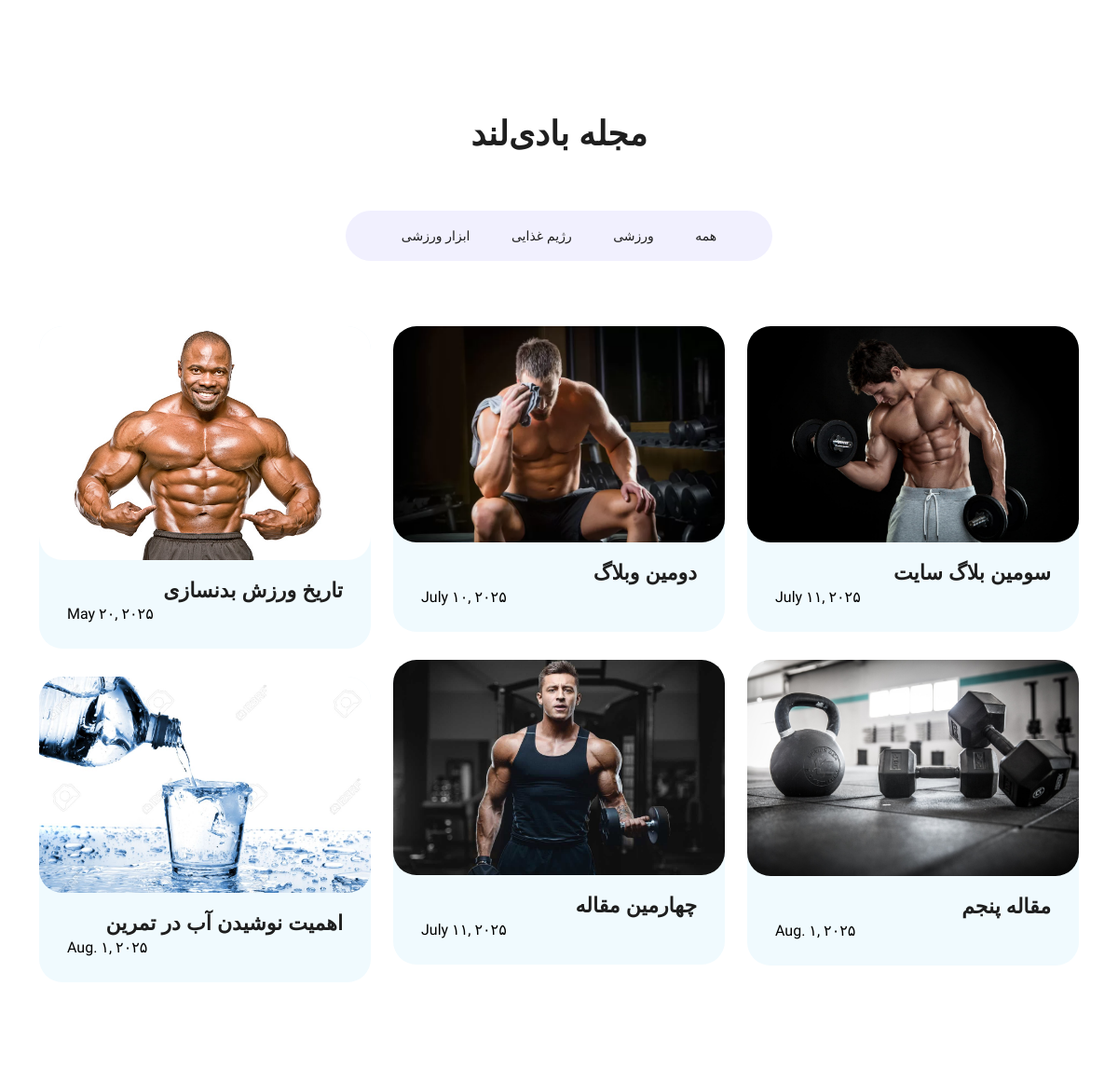
Before: /home/ (middle part) with the older database file.
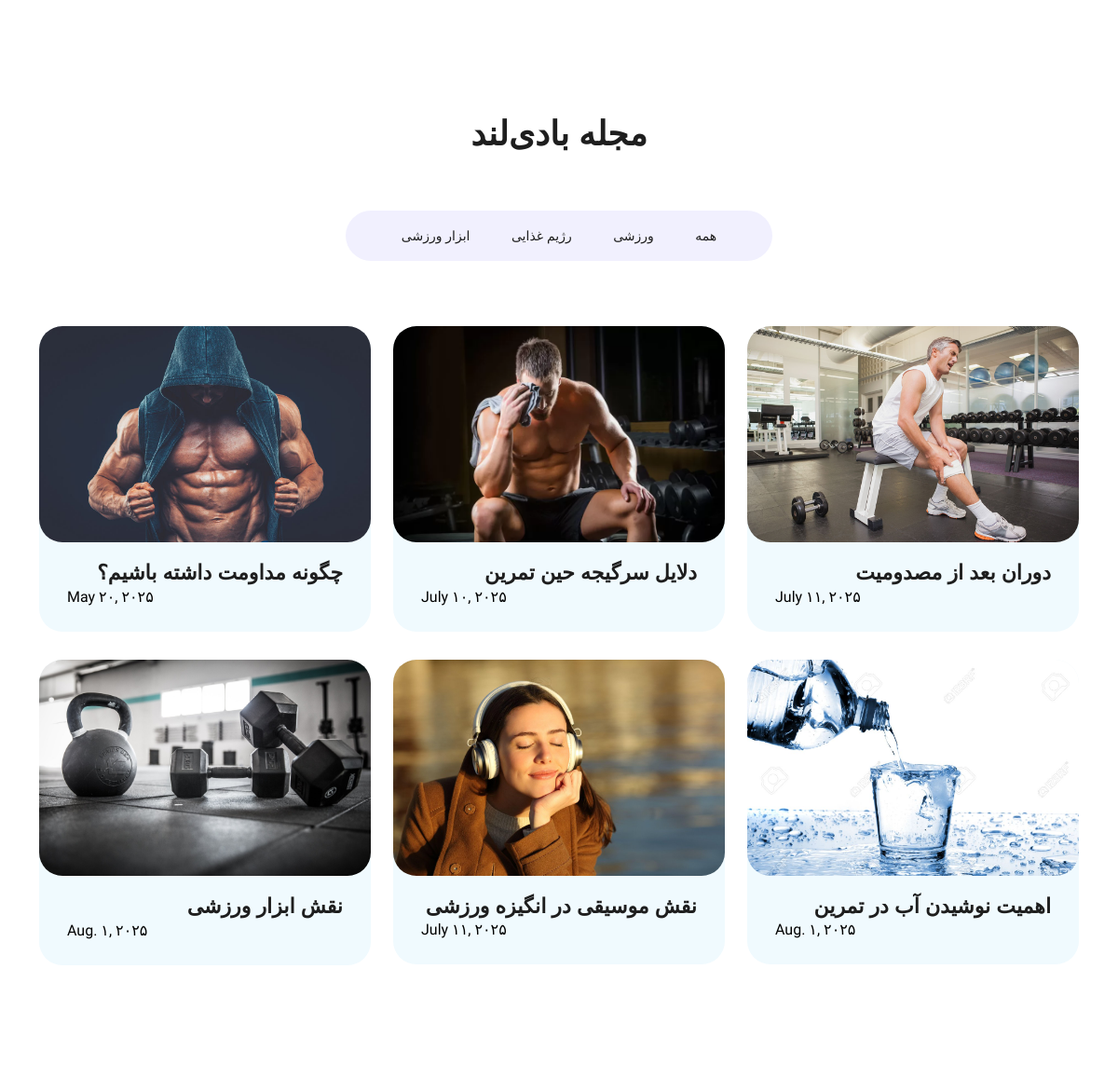
After: the same page with the newer database file.
### blog/models.py (models this page shows, shortened)
class Post(models.Model):
    CATEGORY_TYPE = (
        ('sport', 'ورزشی'),
        ('Diet', 'رژیم غذایی'),
        ('tools', 'ابزار ورزشی'),
    )
    STATUS = (
        ("draft",'Draft'),
        ("published",'Published'),
    )
    author = models.ForeignKey(User, on_delete=models.CASCADE, related_name="blog_posts")
    slug = models.SlugField(max_length=250, unique_for_date="published_at")
    title = models.CharField(max_length=250)
    body = models.TextField()
    created_at = models.DateTimeField(auto_now_add=True)
    published_at = models.DateField(default=timezone.now)
    updated_at = models.DateTimeField(auto_now=True)
    status = models.CharField(max_length=10,choices=STATUS,default='draft')
    image = models.ImageField(upload_to='image/', null=True, blank=True)
    video = models.FileField(upload_to='video/', null=True, blank=True)
    category = models.CharField(max_length=20, choices=CATEGORY_TYPE,default='sport')
    class Meta:
        ordering = ('published_at',)

### blog/views.py (the view)
# urls.py: path("",views.blog_list,name="blog_list"),
def blog_list(request):
    blog_list = Post.objects.all().order_by('-created_at')
    course_list = Course.objects.all()
    context = {
        "posts" : blog_list,
        "courses": course_list
    }
    return render(request,"blog/home.html",context)

### bodyland/context_processors.py (called while the page is built)
def user_context(request):
    return {
        'is_logged_in': request.user.is_authenticated,
        'username': request.user.username if request.user.is_authenticated else ''
    }

### blog/templates/blog/home.html (shortened to what this page needs)
{% extends 'base.html' %}
{% load static %}
{% load humanize %}
{% block body_class %}home-page{% endblock %}
{% block content %}
  <body>
    <section class="section courses" id="blogs">
      <div class="container">
        <div class="row">
          <div class="col-lg-12 text-center">
            <div class="section-heading">
              <h2>مجله بادی‌لند</h2>
            </div>
          </div>
        </div>
        <ul class="event_filter">
          <li>
            <a href="#!" data-filter=".tools">ابزار ورزشی</a>
          </li>
          <li>
            <a href="#!" data-filter=".Diet">رژیم غذایی</a>
          </li>
          <li>
            <a href="#!" data-filter=".sport">ورزشی</a>
          </li>
          <li>
            <a class="is_active" href="#!" data-filter="*">همه</a>
          </li>
        </ul>
        <div class="row event_box">
          {% for post in posts reversed %}
            <div class="col-lg-4 col-md-6 align-self-center mb-30 event_outer {{ post.category }}">
              <a href="{% url 'blog:blog_detail' post.id %}">
                <div class="events_item">
                  <div class="thumb">
                    <img src="{{ post.image.url }}" alt="" />
                  </div>
                  <div class="down-content">
                    <h4 style="direction: rtl; text-align:right">{{ post.title }}</h4>
                    <span class="published_at" style="color: black;">{{ post.published_at }}</span>
                  </div>
                </div>
              </a>
            </div>
          {% endfor %}
        </div>
      </div>
    </section>
  </body>
{% endblock %}

### templates/base.html (shortened to what this page needs)
{% load static %}
<!DOCTYPE html>
<html lang="en">
  <head>
    <link rel="stylesheet" href="https://cdn.jsdelivr.net/npm/yekan-font@1.0.0/css/yekan-font.min.css" />
    <link href="{% static 'vendor/bootstrap/css/bootstrap.min.css' %}" rel="stylesheet" />
    <link rel="stylesheet" href="{% static 'assets/css/fontawesome.css' %}" />
    <link rel="stylesheet" href="{% static 'assets/css/style.css' %}" />
    <link rel="stylesheet" href="{% static 'assets/css/owl.css' %}" />
    <link rel="stylesheet" href="{% static 'assets/css/animate.css' %}" />
    <link rel="stylesheet" href="https://unpkg.com/swiper@7/swiper-bundle.min.css" />
  </head>
  <body class="{% block body_class %}
    {% endblock %}">
    <div class="custom-body-font">
      {% block content %}
      {% endblock %}
    </div>
    {% include 'partials/_footer.html' %}
  </body>
</html>

### templates/partials/_footer.html (shortened to what this page needs)
<head>
  <link rel="stylesheet" href="https://cdnjs.cloudflare.com/ajax/libs/font-awesome/6.5.0/css/all.min.css" />
</head>
<body>
</body>

### static/assets/css/style.css (style rules this page uses)
html, body, div, span, applet, object, iframe, h1, h2, h3, h4, h5, h6, p, blockquote, div pre, a, abbr, acronym, address, big, cite, code, del, dfn, em, font, img, ins, kbd, q, s, samp, small, strike, strong, sub, sup, tt, var, b, u, i, center, dl, dt, dd, ol, ul, li, figure, header, nav, section, article, aside, footer, figcaption { margin: 0; padding: 0; border: 0; outline: 0; font-family: 'yekan', sans-serif; }
ul, li { padding: 0; margin: 0; list-style: none; }
header, nav, section, article, aside, footer, hgroup { display: block; }
* { box-sizing: border-box; }
html, body { font-family: 'Poppins', sans-serif; -ms-text-size-adjust: 100%; -webkit-font-smoothing: antialiased; -moz-osx-font-smoothing: grayscale; background-color: #ffffff; transition: background-color 0.5s ease, box-shadow 0.5s ease; background-color: transparent !important; }
body::before, .contact-us::before { content: ""; position: fixed; top: 0; left: 0; width: 100vw; height: 100vh; background-image: url("/static/assets/images/double-lined.png"); background-repeat: repeat; opacity: 0.9; z-index: 0; pointer-events: none; }
a { text-decoration: none !important; }
h1, h2, h3, h4, h5, h6 { color: #1e1e1e; margin-top: 0px; margin-bottom: 0px; font-weight: 700; }
ul { margin-bottom: 0px; }
img { width: 100%; overflow: hidden; }
html, body { font-family: 'Poppins', sans-serif; }
.section { padding-top: 30px; margin-top: 120px; }
.section-heading { margin-bottom: 60px; }
.section-heading h2 { font-size: 36px; font-weight: 600; text-transform: capitalize; margin: 20px 0; line-height: 44px; }
.courses { margin-top: 80px; }
.event_filter { text-align: center; }
.event_filter { background-color: #f1f0fe; border-radius: 50px; padding: 15px 40px; list-style: none; margin: 0 auto 70px; max-width: max-content; }
.event_filter li { display: inline-block; margin: 0px 20px; }
.event_filter li a { font-size: 14px; font-weight: 500; color: #1e1e1e; transition: all .3s; }
.events_item .thumb { position: relative; border-radius: 25px; overflow: hidden; }
.events_item .thumb img { margin-bottom: -5px; }
.events_item { background-color: #f0fafe; border-radius: 25px; margin-bottom: 30px; position: relative; justify-content: center; align-items: center; }
.events_item .down-content { padding: 20px 30px 25px 30px; }
.events_item .down-content h4 { font-size: 22px; font-weight: 600; transition: all .3s; }
body { overflow-x: hidden; }

Changed rows visible on the page:
changed Post: image: a different picture; title "تاریخ ورزش بدنسازی" → "چگونه مداومت داشته باشیم؟"
changed Post: title "دومین وبلاگ" → "دلایل سرگیجه حین تمرین"
changed Post: image: a different picture; title "سومین بلاگ سایت" → "دوران بعد از مصدومیت"
changed Post: image: a different picture; title "چهارمین مقاله" → "نقش موسیقی در انگیزه ورزشی"
changed Post: title "مقاله پنجم" → "نقش ابزار ورزشی"
